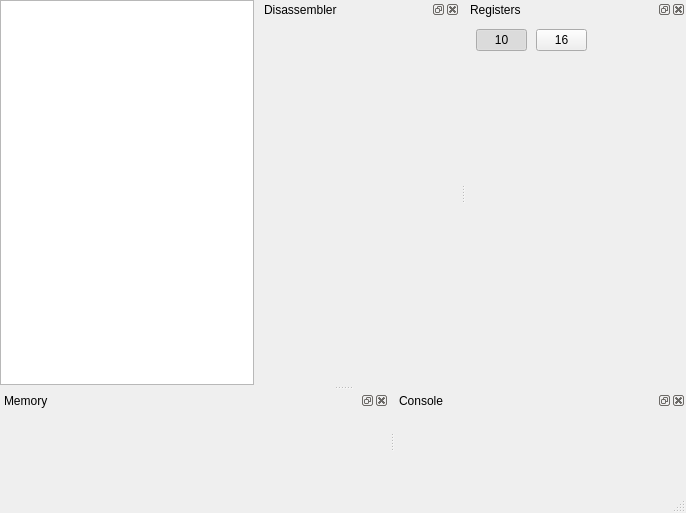
<?xml version="1.0" encoding="UTF-8"?>
<ui version="4.0">
 <class>MainWindow</class>
 <widget class="QMainWindow" name="MainWindow">
  <property name="geometry">
   <rect>
    <x>0</x>
    <y>0</y>
    <width>686</width>
    <height>513</height>
   </rect>
  </property>
  <property name="minimumSize">
   <size>
    <width>500</width>
    <height>400</height>
   </size>
  </property>
  <property name="windowTitle">
   <string>RISC-V Simulator</string>
  </property>
  <widget class="QWidget" name="centralWidget">
   <layout class="QHBoxLayout" name="horizontalLayout">
    <property name="leftMargin">
     <number>0</number>
    </property>
    <property name="topMargin">
     <number>0</number>
    </property>
    <property name="rightMargin">
     <number>0</number>
    </property>
    <property name="bottomMargin">
     <number>0</number>
    </property>
    <item>
     <widget class="CodeEditor" name="codeEditor">
      <property name="sizePolicy">
       <sizepolicy hsizetype="Expanding" vsizetype="Expanding">
        <horstretch>0</horstretch>
        <verstretch>0</verstretch>
       </sizepolicy>
      </property>
     </widget>
    </item>
    <item>
     <widget class="QDockWidget" name="dockWidgetDisassembler">
      <property name="minimumSize">
       <size>
        <width>200</width>
        <height>100</height>
       </size>
      </property>
      <property name="baseSize">
       <size>
        <width>200</width>
        <height>150</height>
       </size>
      </property>
      <property name="floating">
       <bool>false</bool>
      </property>
      <property name="features">
       <set>QDockWidget::AllDockWidgetFeatures</set>
      </property>
      <property name="allowedAreas">
       <set>Qt::AllDockWidgetAreas</set>
      </property>
      <property name="windowTitle">
       <string>Disassembler</string>
      </property>
      <widget class="QWidget" name="dockWidgetContents_4"/>
     </widget>
    </item>
   </layout>
  </widget>
  <widget class="QMenuBar" name="menuBar">
   <property name="geometry">
    <rect>
     <x>0</x>
     <y>0</y>
     <width>686</width>
     <height>22</height>
    </rect>
   </property>
  </widget>
  <widget class="QStatusBar" name="statusBar"/>
  <widget class="QDockWidget" name="dockWidgetRegisters">
   <property name="minimumSize">
    <size>
     <width>220</width>
     <height>99</height>
    </size>
   </property>
   <property name="baseSize">
    <size>
     <width>220</width>
     <height>150</height>
    </size>
   </property>
   <property name="features">
    <set>QDockWidget::AllDockWidgetFeatures</set>
   </property>
   <property name="windowTitle">
    <string>Registers</string>
   </property>
   <attribute name="dockWidgetArea">
    <number>2</number>
   </attribute>
   <widget class="QWidget" name="dockWidgetContents">
    <widget class="QToolButton" name="toolButtonRegDecimal">
     <property name="geometry">
      <rect>
       <x>10</x>
       <y>10</y>
       <width>51</width>
       <height>22</height>
      </rect>
     </property>
     <property name="text">
      <string>10</string>
     </property>
     <property name="checkable">
      <bool>true</bool>
     </property>
     <property name="checked">
      <bool>true</bool>
     </property>
    </widget>
    <widget class="QToolButton" name="toolButtonRegHex">
     <property name="geometry">
      <rect>
       <x>70</x>
       <y>10</y>
       <width>51</width>
       <height>22</height>
      </rect>
     </property>
     <property name="text">
      <string>16</string>
     </property>
     <property name="checkable">
      <bool>true</bool>
     </property>
     <property name="checked">
      <bool>false</bool>
     </property>
    </widget>
   </widget>
  </widget>
  <widget class="QDockWidget" name="dockWidgetMemory">
   <property name="minimumSize">
    <size>
     <width>200</width>
     <height>100</height>
    </size>
   </property>
   <property name="baseSize">
    <size>
     <width>200</width>
     <height>150</height>
    </size>
   </property>
   <property name="floating">
    <bool>false</bool>
   </property>
   <property name="features">
    <set>QDockWidget::AllDockWidgetFeatures</set>
   </property>
   <property name="allowedAreas">
    <set>Qt::AllDockWidgetAreas</set>
   </property>
   <property name="windowTitle">
    <string>Memory</string>
   </property>
   <attribute name="dockWidgetArea">
    <number>8</number>
   </attribute>
   <widget class="QWidget" name="dockWidgetContents_2"/>
  </widget>
  <widget class="QDockWidget" name="dockWidgetConsole">
   <property name="minimumSize">
    <size>
     <width>150</width>
     <height>100</height>
    </size>
   </property>
   <property name="baseSize">
    <size>
     <width>150</width>
     <height>150</height>
    </size>
   </property>
   <property name="windowTitle">
    <string>Console</string>
   </property>
   <attribute name="dockWidgetArea">
    <number>8</number>
   </attribute>
   <widget class="QWidget" name="dockWidgetContents_3"/>
  </widget>
  <action name="actionRegisters">
   <property name="checkable">
    <bool>true</bool>
   </property>
   <property name="checked">
    <bool>true</bool>
   </property>
   <property name="text">
    <string>Registers</string>
   </property>
  </action>
 </widget>
 <layoutdefault spacing="6" margin="11"/>
 <customwidgets>
  <customwidget>
   <class>CodeEditor</class>
   <extends>QPlainTextEdit</extends>
   <header>codeeditor.h</header>
  </customwidget>
 </customwidgets>
 <resources/>
 <connections/>
</ui>
